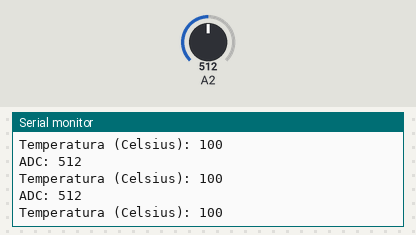
A sketch run on a simulated Arduino Uno, built with avr-gcc and run on an emulated ATmega328P. On the bench: the last lines printed to the serial monitor. The inputs (shaded band) are chosen by the test bench; at power-on: A2 = 512.

Above: at 0.8 s.
0.9 s: A2 set to 501
At 1.48 s:
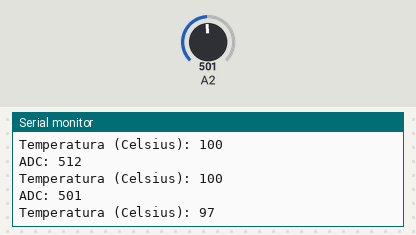
6.9 s: A2 set to 981
At 7.02 s:
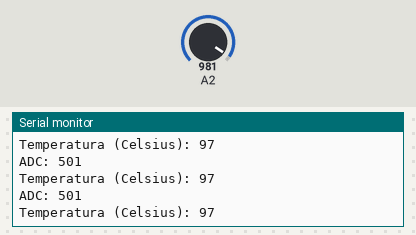
8.4 s: A2 set to 1014
At 8.57 s:
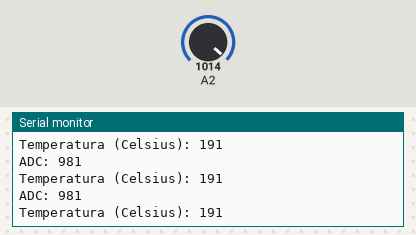
Timing chart, 0 to 11.4 s (numbered marks = the images above; inputs shaded):
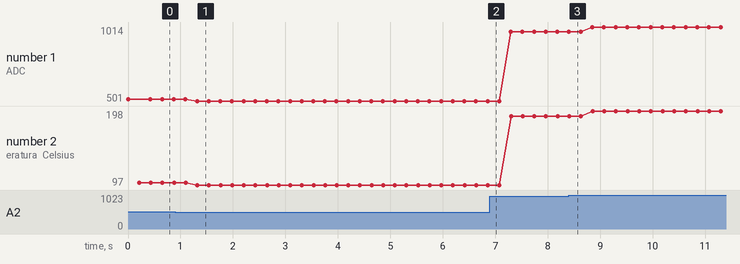

Measured:
- after the input at 0.9 s, the serial monitor: prints a new line after 0.42 s (image 1)
- plotted number 1: 512 → 501 after the input at 0.9 s, 501 → 981 after the input at 6.9 s, 981 → 1014 after the input at 8.4 s
- plotted number 2: 100 → 97 after the input at 0.9 s, 97 → 191 after the input at 6.9 s, 191 → 198 after the input at 8.4 s

The sketch:

ex_2_relatorio_4.ino
```cpp
#define NUMERO_DE_AMOSTRAS 30

unsigned long int valor_digital_medio = 0;
unsigned long int temperatura = 0;

int main() {
    // Configuração ADC
    ADMUX = (1 << REFS0);
    ADCSRA = (1 << ADEN) + (1 << ADPS2) + (1 << ADPS1) + (1 << ADPS0);

    Serial.begin(19200);

    for(;;) {
        for(int i = 0; i < NUMERO_DE_AMOSTRAS; i++) {
            ADMUX |= (ADMUX & 0xF8) | 2;
            ADCSRA |= (1 << ADSC);
            while(!(ADCSRA & (1 << ADIF)));

            valor_digital_medio += ADC;
        }

        valor_digital_medio = valor_digital_medio / NUMERO_DE_AMOSTRAS;

        Serial.print("ADC: ");
        Serial.println(valor_digital_medio);

        // 200 C° --- 1023
        //  X  C° --- valor_digital_medio
        temperatura = (200 * valor_digital_medio) / 1023;
        Serial.print("Temperatura (Celsius): ");
        Serial.println(temperatura);

        valor_digital_medio = 0;
        _delay_ms(200);
    }
}
```
